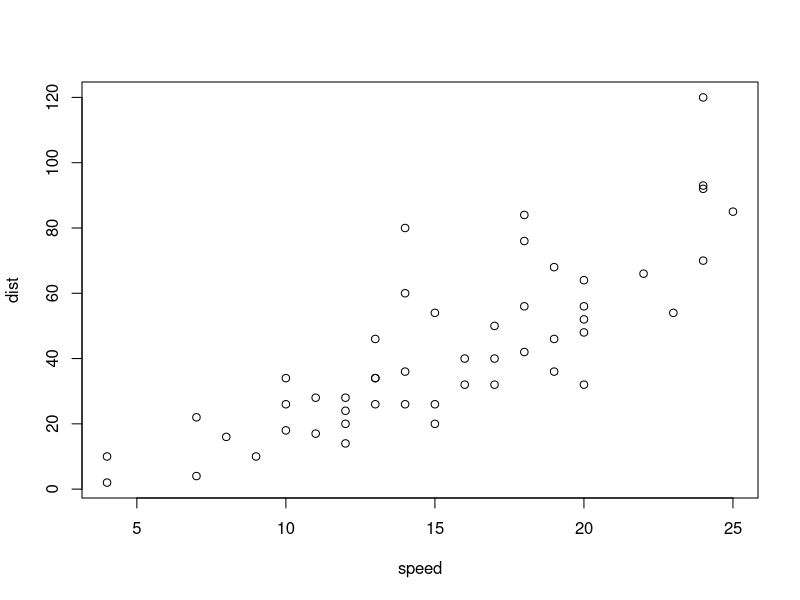
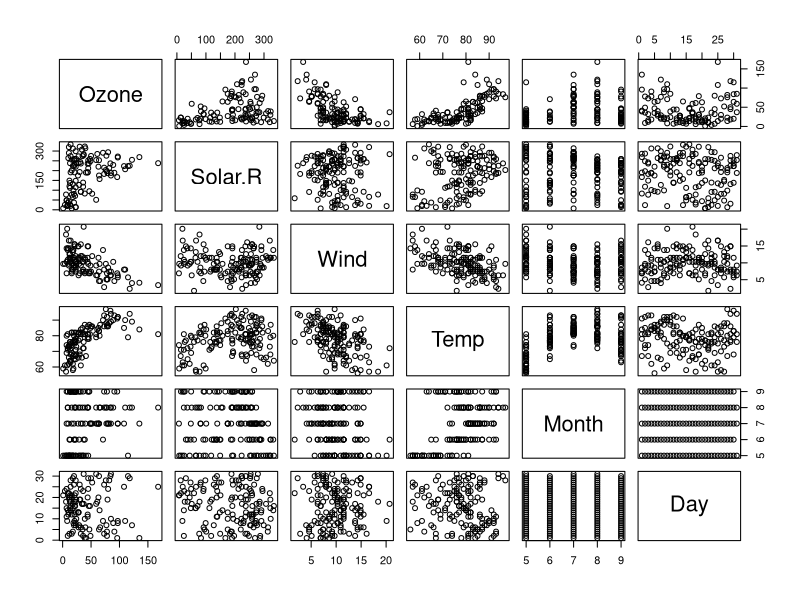

R code for these plots, in order:
## ---- chunk 1
summary(cars)
## ---- chunk 2
plot(cars)
## ---- chunk 3
library(datasets)
data(airquality)
summary(airquality)
## ---- chunk 4
pairs(airquality)
## ---- chunk 5
library(stats)
fit<-lm(Ozone ~ Wind + Solar.R + Temp, data=airquality)
summary(fit)
